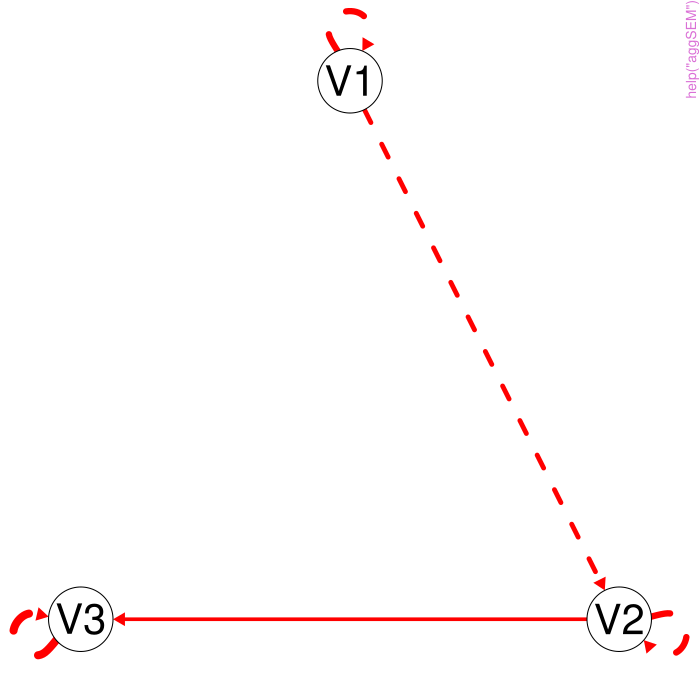

This chart was generated by the following R code:
pkgname <- "gimme"
source(file.path(R.home("share"), "R", "examples-header.R"))
options(warn = 1)
library('gimme')

base::assign(".oldSearch", base::search(), pos = 'CheckExEnv')
base::assign(".old_wd", base::getwd(), pos = 'CheckExEnv')
cleanEx()
nameEx("aggSEM")
### * aggSEM

flush(stderr()); flush(stdout())

### Name: aggSEM
### Title: Group-level structural equation model search.
### Aliases: aggSEM

### ** Examples

## Not run: 
##D exFit <- aggSEM(data = ts)
## End(Not run)
## Don't show: 
load(system.file("extdata", "sysdata.rda", package = "gimme"))
## End(Don't show)
plot(exFit)



cleanEx()
nameEx("gimmeSEM")
### * gimmeSEM

flush(stderr()); flush(stdout())

### Name: gimmeSEM
### Title: Group iterative multiple model estimation.
### Aliases: gimmeSEM gimme
### Keywords: gimmeSEM

### ** Examples

 ## Not run: 
##D paths <- 'V2 ~ V1
##D           V3 ~ V4lag'
##D 
##D fit <- gimmeSEM(data     = simData,
##D                 out      = "C:/simData_out",
##D                 subgroup = TRUE, 
##D                 paths    = paths)
##D 
##D print(fit, mean = TRUE)
##D print(fit, subgroup = 1, mean = TRUE)
##D print(fit, file = "group_1_1", estimates = TRUE)
##D print(fit, subgroup = 2, fitMeasures = TRUE)
##D plot(fit, file = "group_1_1")
##D  
## End(Not run)



cleanEx()
nameEx("indSEM")
### * indSEM

flush(stderr()); flush(stdout())

### Name: indSEM
### Title: Individual-level structural equation model search.
### Aliases: indSEM
### Keywords: indSEM

### ** Examples

 ## Not run: 
##D fit <- indSEM(data   = "C:/data100",
##D               out    = "C:/data100_indSEM_out",
##D               sep    = ",",
##D               header = FALSE)
##D print(fit, file = "group1.1", estimates = TRUE)
##D plot(fit, file = "group1.1")
##D  
## End(Not run)



### * <FOOTER>
###
cleanEx()
options(digits = 7L)
base::cat("Time elapsed: ", proc.time() - base::get("ptime", pos = 'CheckExEnv'),"\n")
grDevices::dev.off()
###
### Local variables: ***
### mode: outline-minor ***
### outline-regexp: "\\(> \\)?### [*]+" ***
### End: ***
quit('no')
